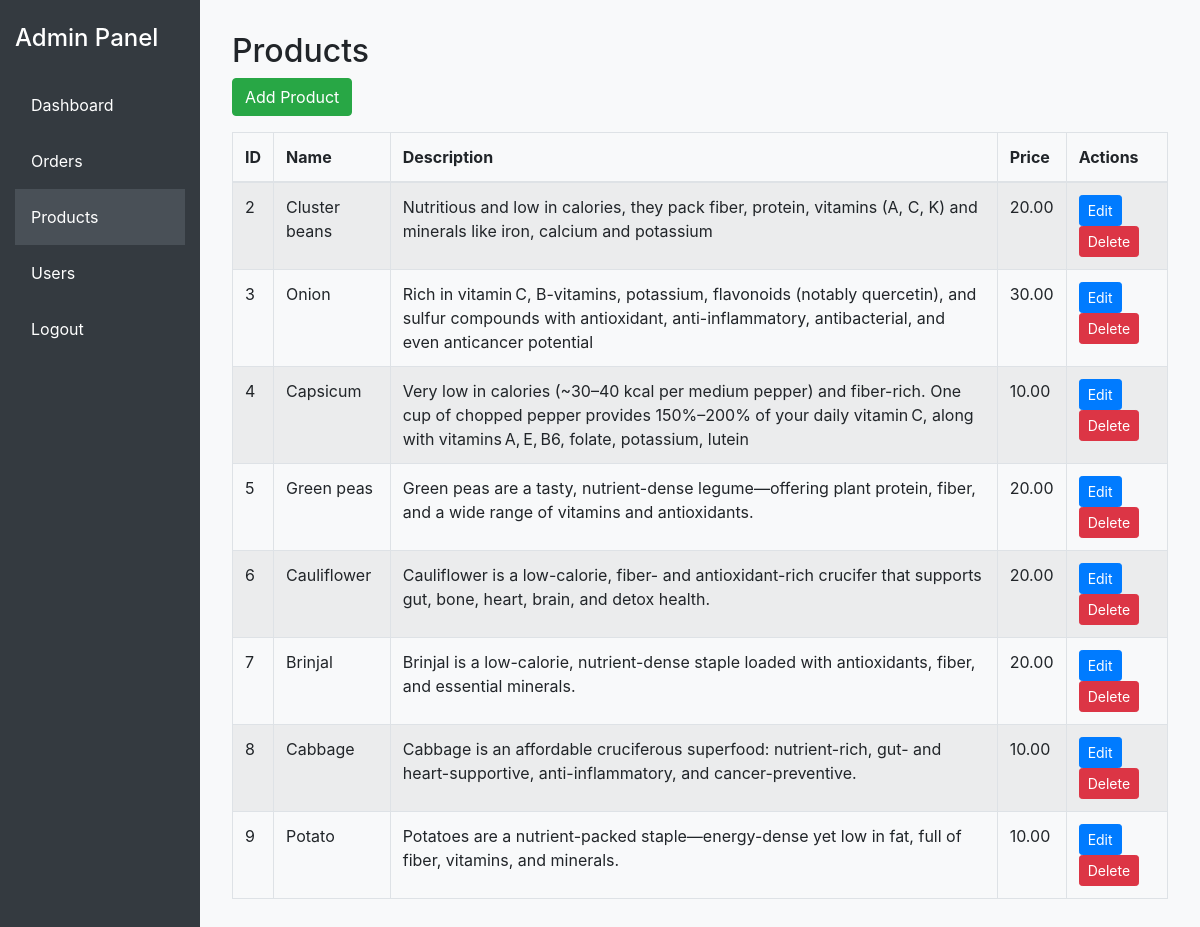
Page /adminpanel/products/ (signed in) on the committed database.
### store/models.py (models this page shows, shortened)
class Product(models.Model):
    name= models.CharField(max_length=100, null=True)
    price = models.DecimalField(max_digits=10, decimal_places=2, default=0.00)
    digital=models.BooleanField(default=False, null=True, blank=False)
    image=models.ImageField(null=True,blank=True)
    about_products = models.TextField(null=True, blank=True, help_text='Brief introduction about the product')

### store/adminpanel_views.py (the view)
# urls.py: path('products/', adminpanel_views.products, name='adminpanel_products'),
@staff_member_required
def products(request):
    products = Product.objects.all()
    return render(request, 'adminpanel/products.html', {'products': products})

### store/templates/adminpanel/products.html
{% extends 'adminpanel/base.html' %}
{% block content %}
<h2>Products</h2>
<a href="{% url 'adminpanel_product_add' %}" class="btn btn-success mb-3">Add Product</a>
<table class="table table-bordered table-striped">
    <thead>
        <tr>
            <th>ID</th>
            <th>Name</th>
            <th>Description</th>
            <th>Price</th>
            <th>Actions</th>
        </tr>
    </thead>
    <tbody>
        {% for product in products %}
        <tr>
            <td>{{ product.id }}</td>
            <td>{{ product.name }}</td>
            <td>{{ product.about_products|default_if_none:"" }}</td>
            <td>{{ product.price }}</td>
            <td>
                <a href="{% url 'adminpanel_product_edit' product.id %}" class="btn btn-sm btn-primary">Edit</a>
                <a href="{% url 'adminpanel_product_delete' product.id %}" class="btn btn-sm btn-danger">Delete</a>
            </td>
        </tr>
        {% endfor %}
    </tbody>
</table>
{% endblock %}

### store/templates/adminpanel/base.html (style rules this page uses)
body { background: #f8f9fa; }

### rows in the picture
Product: id "2", name "Cluster beans", about_products "Nutritious and low in calories, they pack fiber, protein, vitamins (A, C, K) and minerals like iron, calcium and potassium", price "20.00"
Product: id "3", name "Onion", about_products "Rich in vitamin C, B-vitamins, potassium, flavonoids (notably quercetin), and sulfur compounds with antioxidant, anti-inflammatory, antibacterial, and even anticancer potential", price "30.00"
Product: id "4", name "Capsicum", about_products "Very low in calories (~30–40 kcal per medium pepper) and fiber-rich. One cup of chopped pepper provides 150%–200% of your daily vitamin C, along with vitamins A, E, B6, folate, potassium, lutein", price "10.00"
Product: id "5", name "Green peas", about_products "Green peas are a tasty, nutrient-dense legume—offering plant protein, fiber, and a wide range of vitamins and antioxidants.", price "20.00"
Product: id "6", name "Cauliflower", about_products "Cauliflower is a low-calorie, fiber- and antioxidant-rich crucifer that supports gut, bone, heart, brain, and detox health.", price "20.00"
Product: id "7", name "Brinjal", about_products "Brinjal is a low-calorie, nutrient-dense staple loaded with antioxidants, fiber, and essential minerals.", price "20.00"
Product: id "8", name "Cabbage", about_products "Cabbage is an affordable cruciferous superfood: nutrient-rich, gut- and heart-supportive, anti-inflammatory, and cancer-preventive.", price "10.00"
Product: id "9", name "Potato", about_products "Potatoes are a nutrient-packed staple—energy-dense yet low in fat, full of fiber, vitamins, and minerals.", price "10.00"
